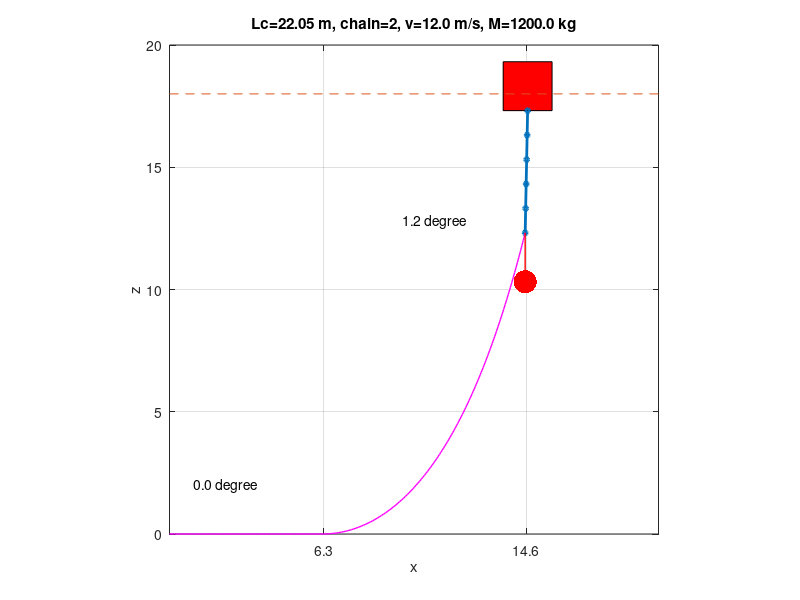

MATLAB code for this plot:
function [tilt,elev,xsbed,xbuoy,f] = moor(Lc,chain,vw,vs,M,depth,isplot)
% MOOR 2016 CUMCM Problem A - Optimal Design of Mooring System
% Reference: http://canuck.seos.uvic.ca/rkd/mooring/moordyn.php
% 
% USAGE: [tiltdrum,elevanch,xsbed,xbuoy,f] = moor(Lc,chain,v,M,isplot)
%
%      tilt = tilt angle of the drum
%      elev = angle between the seabed and the welded chain at the anchor
%     xsbed = length of the welded chain that reclined on the seabed
%     xbuoy = swimming range of the buoy
%         f = immersion ratio of the of the buoy
%        Lc = length ofthe welded chain
%         vw = speeds of wind 
%         vs = speeds of sea water at sea surface
%         M = mass of the heavy ball
%    isplot = is plot?
%
% Zhou Lvwen: zhou.lv.wen@gmail.com
% September 12, 2016


if nargin==0;Lc=22.05;chain=2;vw=12;vs=0;M=1200;depth=18;isplot=1; end
if nargin==6;isplot=0; end

g = 9.81;                 % acceleration of gravity [m/s^2]
rho = 1.025e3;            % density of seawater [kg/m^3]
rhoFe = 7.9e3;            % density of ferrum [kg/m^3]
cdwin = 0.625;            % drag coefficient in wind
cdsea = 374;              % drag coefficient in sea water 

[lc, mc, dc] = chainpara(chain);
nc = round(Lc/lc);        % number of chain units

%   [buoy, 4 steel tubes, cylindrical drum, a series of welded chain]
h = [   2,      ones(1,4),   1, lc*ones(1,nc)];  % m
m = [1000,   10*ones(1,4), 100, mc*ones(1,nc)];  % kg
d = [   2, 5e-2*ones(1,4), 0.3, dc*ones(1,nc)];  % m

N = length(h);
[Ft, Fw, theta, phi] = deal(zeros(1,N));

Fb = pi*(d/2).^2.*h*rho*g - m*g;         % Turn masses/buoyancies into forces
vsi = @(zi)(vs./sqrt(18)*sqrt(zi));      % water volecity proflile

zi = fliplr(cumsum(fliplr(h.*cos(phi)))); zi = zi/max(zi)*depth;

fmin = 0; fmax = 1;
while fmax-fmin>1e-10
    
    f = (fmax+fmin)/2;                   % determined by f dichotomy 
    
    Fb(1) = pi*(d(1)/2).^2.*h(1)*rho*g*f-m(1)*g;
    
    S = h.*d;                            % exposed area of cylinder/wire
    Fw(1) = cdwin*(1-f)*S(1)*vw.^2;      % wind load
    
    zi(1) = depth-f*h(1)/2;
    Fs = cdsea.*S.*cos(phi).*vsi(zi).^2; % water load
    
    Ft(1) = 0;
    theta(1) = 0;   
    
    for i = 1:N-1
        fx = Ft(i)*sin(theta(i)) - Fw(i) - Fs(i);
        
        fz = Fb(i) + Ft(i)*cos(theta(i));
        % add load from heavy ball = weight - buoyancy
        if i==6; fz = fz - (M-M/7.9)*g; end
        
        Ft(i+1) = sqrt(fx^2+fz^2);
        
        theta(i+1) = acos(fz/Ft(i+1));   % the tilt of Ft
        if theta(i+1)>=pi/2; theta(i+1) = pi/2; end
    end
    
    phi =atan2( Ft.*sin(theta), (Ft.*cos(theta)-1/2*Fb));
    phi(theta==pi/2)=pi/2; phi(1)=0;     % the tilt of each element
    
    x = h.*sin(phi); z = h.*cos(phi);    % projected length
    
    zi = fliplr(cumsum(fliplr(z))) - h.*cos(phi)/2; 
    zw = sum(z)-h(1)*(1-f);              % waterline
    
    if zw>depth; fmax = f; else; fmin=f; end
    
end

% integrate from the bottom to the top
x = cumsum([0 fliplr(x)]);
z = cumsum([0 fliplr(z)]);

tilt = phi(6)*180/pi;                    % tilt angle of the drum
elev = 90- phi(end)*180/pi;              % elevation angle of chain at anchor
xsbed = max(x(z<1e-10));                 % length of the chain on the seabed
xbuoy = max(x);                          % swimming range of the buoy

if isplot; plotmoor(x,z,Lc,chain,vw,M,depth,tilt,elev); end
% ------------------------------------------------------------------------

function [lc, mc, dc] = chainpara(typeid)
% The types and parameters of the welded chains

rhoFe = 7.9e3;  % density of ferrum [kg/m^3];
rho= [3.2 7.0 12.5 19.5 28.12];
% length(lc) and mass(mc) of one unit of the welded chain.
lc = [ 78 105  120  150   180]*1e-3; % m    
mc = rho.*lc;                        % kg

lc = lc(typeid);
mc = mc(typeid);
% one unit of the welded chain was assumed as a cylinder.
dc = 2*sqrt(rho(typeid)/rhoFe/pi);   % diameter of the welded chain
% -------------------------------------------------------------------------


function plotmoor(x,z,Lc,chain,v,M,depth,tilt,elev)
figure('name',sprintf('Lc=%4.2f m, chain=%d, v=%3.1f m/s, M=%4.1f kg',...,
                       Lc,         chain,    v,           M));
x1 = x(end)-1; x2 = x1+2; x3 = x(end-1)+1; x4 = x3-2;
z1 = z(end);   z2 = z1;   z3 = z(end-1);   z4 = z3;
fill([x1 x2 x3 x4], [z1 z2 z3 z4], 'r')
hold on
plot(x(end-6:end-1),z(end-6:end-1),'o-','linewidth',2, 'markersize',3);
plot(x(1:end-6),z(1:end-6),'-m','linewidth',1)

plot([x(end-6) x(end-6)],[z(end-6) z(end-6)-2],'-r','linewidth',1);
plot(x(end-6),z(end-6)-2,'.r','linewidth',1,'markersize',50)

plot([0,depth+2],[depth,depth],'--')
text(1,2,sprintf('%3.1f degree',elev));
text(x(end-6)-5,z(end-6)+0.5,sprintf('%3.1f degree',tilt));
box on; axis image; grid on
set(gca,'xtick',[max(x(z<1e-10)),round(x(end)*10)/10])
axis([0,depth+2,0,depth+2]); xlabel('x'); ylabel('z')
title(sprintf('Lc=%4.2f m, chain=%d, v=%3.1f m/s, M=%4.1f kg',...,
                       Lc,         chain,    v,           M));